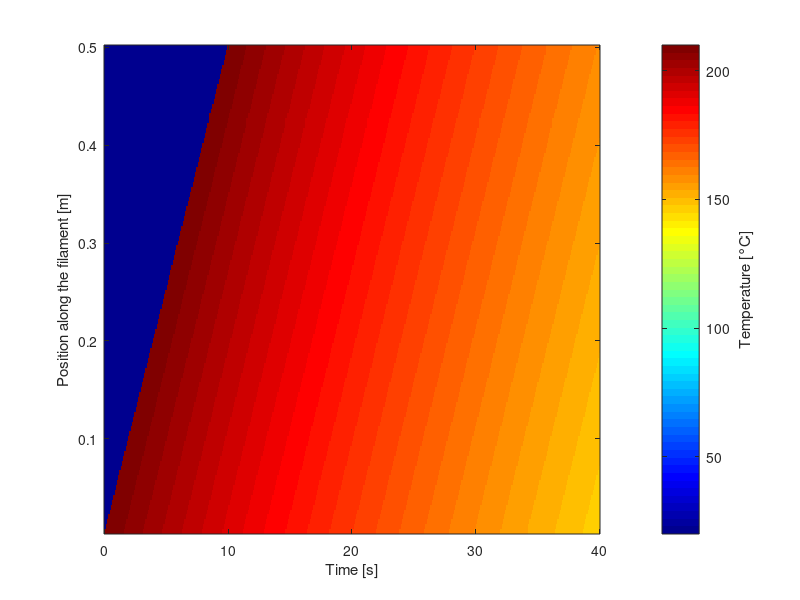

Write the MATLAB code that produced this figure.
clc;
clear; 
close all;

% Parameters
c = 0.002;           % filament square section [m]
A = c^2;             % filament square area [m^2]
L_tot = 0.5;         % Total length of the print [m]
v_print = 0.05;      % nozzle's print velocity [m/s]

% filament's material parameters (Assumed the filament is made of PLA)
rho = 1245;             % Density [kg/m^3]
cp = 1600;              % Specific heat capacity [J/(kg·K)]
k = 0.16;               % Thermal conductivity [W/(m·K)]
alpha = k / (rho * cp); % Thermal diffusivity [m^2/s]

% Boundary and environmental parameters
T_nozzle = 210;      % Extrusion temperature (nozzle) [°C]
T_plate = 60;        % Heated bed temperature [°C]
T_env = 20;          % Ambient air temperature [°C]
h_plate = 15;        % Heat transfer coefficient with the plate [W/(m^2·°C)]
h_env = 10;          % Heat transfer coefficient with ambient air on 3 sides [W/(m^2·°C)]

% Spatial discretization
N_tot = 100;         % Total number of cells for the entire path
dx = L_tot / N_tot;  % Spatial step [m]
V = c^2 * dx;        % Volume of a single cell [m^3]
C_th = rho * cp * V; % Thermal capacity of the cell [J/K]

% Time discretization and stability
t_print = L_tot / v_print; % Total printing time

dt_diff = (dx^2) / (2 * alpha); % CFL diffusion component
dt_ext = C_th / (h_plate * c * dx + 3 * h_env * c * dx); % CFL external sources component
dt_movement = dx / v_print; % constraint on advancing 1 cell per step
dt = 0.5 * min([dt_diff, dt_ext, dt_movement]); % additional 0.5 term to guarantee stability
% in the CFL conditions, dt_movement ensures the nozzle doesn't skip multiple spatial cells in a single time step

t_cool_extra = 30;   % Cooling period after printing is complete
t_max = t_print + t_cool_extra; % Total simulation time
time_vec = 0:dt:t_max;
n_time_steps = length(time_vec);

% Simulation
% Initialization
T = T_env * ones(N_tot, 1);     % Cell temperature vector 
N_active = 0;                   % Number of currently deposited cells
T_history = T_env * ones(N_tot, n_time_steps); % Matrix to save the temperature history over time

% Loop
for step = 1:n_time_steps
    t = time_vec(step);
    
    % growing domain phase
    if t <= t_print
        x_nozzle = v_print * t;
        current_nozzle_cell = min(N_tot, ceil(x_nozzle / dx));
        while N_active < current_nozzle_cell
            N_active = N_active + 1;
            T(N_active) = T_nozzle;
        end
    end
    
    % thermal evolution
    if N_active > 0
        Phi = zeros(N_active + 1, 1);
        Phi(1) = 0;
        for i = 2:N_active
            Phi(i) = -k * A * (T(i) - T(i-1)) / dx;
        end
        Phi(N_active + 1) = 0; 
        T_new = T;
        
        for i = 1:N_active
            net_conduction = Phi(i) - Phi(i+1);
            
            Q_ext_plate = -h_plate * c * dx * (T(i) - T_plate);
            Q_ext_env   = -3 * h_env * c * dx * (T(i) - T_env);
            Q_ext_tot   = Q_ext_plate + Q_ext_env;
            
            if t <= t_print && i == N_active
                T_new(i) = T_nozzle; 
            else
                T_new(i) = T(i) + (dt / C_th) * (net_conduction + Q_ext_tot);
            end
        end
        T = T_new;
    end
    T_history(:, step) = T;
end

% plot
figure('Color', 'white');
imagesc(time_vec, (1:N_tot)*dx, T_history);
set(gca, 'YDir', 'normal');
c = colorbar;
ylabel(c, 'Temperature [°C]');
xlabel('Time [s]');
ylabel('Position along the filament [m]');
colormap('jet');
